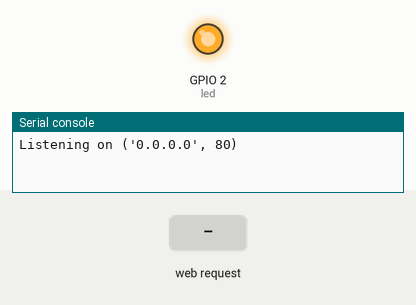
The program below on a simulated ESP8266 board running MicroPython. Shown: output pins drawn as LEDs (lit = HIGH, except the on-board LED, lit = LOW), the last lines printed to the serial console. The test bench sets the inputs (shaded band).

Above: at 1.2 s.
1.3 s: HTTP request GET /on received
At 2.5 s:
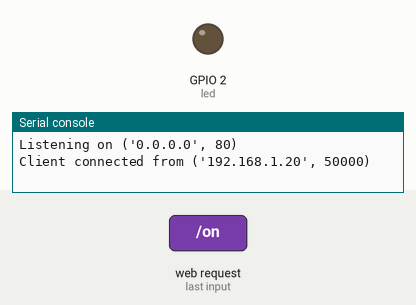
2.8 s: HTTP request GET /off received
At 3.8 s:
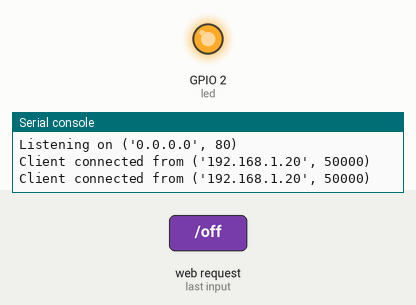
Timing chart, 0 to 5.8 s (numbered marks = the images above; inputs shaded):
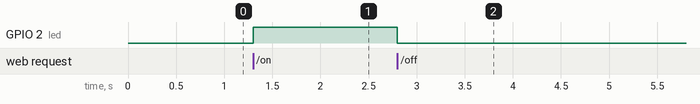

Measured:
- after the input at 1.3 s, GPIO 2 (led): LOW → HIGH at once
- after the input at 2.8 s, GPIO 2 (led): HIGH → LOW at once

The program:

web.py
```python
import socket
import machine

led = machine.Pin(2, machine.Pin.OUT)

# HTML to send to browsers
html = """<!DOCTYPE html>
<html>
<head>
    <title>ESP8266 LED Control</title>
</head>
<body>
    <h1>ESP8266 LED Control</h1>
    <button onclick="toggleLed('on')">Turn On</button>
    <button onclick="toggleLed('off')">Turn Off</button>
    <script>
        function toggleLed(state) {
            var xhr = new XMLHttpRequest();
            xhr.open("GET", "/" + state, true);
            xhr.send();
        }
    </script>
</body>
</html>
"""

# Setup the socket web server
addr = socket.getaddrinfo('0.0.0.0', 80)[0][-1]
s = socket.socket()
s.bind(addr)
s.listen(1)

print('Listening on', addr)

def handle_client(client):
    request = client.recv(1024)
    request = str(request)

    led_on = request.find('/on')
    led_off = request.find('/off')

    if led_on == 6:
        led.value(1)
    if led_off == 6:
        led.value(0)

    response = html
    client.send('HTTP/1.1 200 OK\n')
    client.send('Content-Type: text/html\n')
    client.send('Connection: close\n\n')
    client.sendall(response)
    client.close()

while True:
    client, addr = s.accept()
    print('Client connected from', addr)
    handle_client(client)
```
